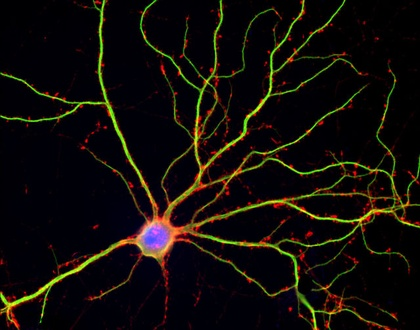
%> input picture src/Pratica5/neuron.jpg, 420 x 330 px, shrunk from 640 x 503 before the run
$ octave desafio.m   (GNU Octave 9; MATLAB toolbox functions it lacks are replaced by stand-ins)
%> lines starting %> are read from the running program, lines starting %| are printed output that depends on the picture; in (x1, y1, x2, y2) boxes, pixels count from 0 and x2, y2 are one past the last pixel; in counts of white or black regions, pixels touching at a corner belong together; the program's own positions count from 1
clear all;
close all;
pkg load image;
im = imread('neuron.jpg');
%> im is the input picture: size 330x420x3 uint8; mean R, G, B 17.7, 13.4, 9.5
x = 160;
imS1 = (im(:,:,1)) - (im(:,:,2)) - (im(:,:,3));
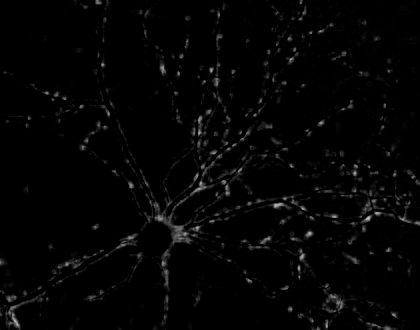
%> imS1: size 330x420 uint8; min 0, max 195, mean 4.3
imS2 = im(:,:,1);
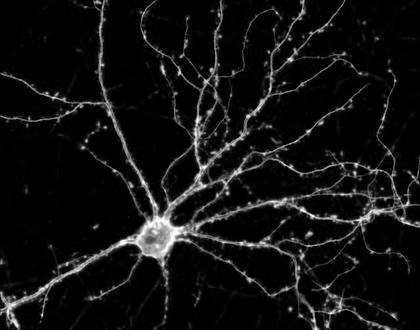
%> imS2: size 330x420 uint8; min 0, max 255, mean 17.7
for i = 1: size(im,1)
  for j = 1: size(im,2)
    if(imS2(i,j,1) < x )
     imS2(i,j,:) = 0;
   else
     imS2(i,j,:) = 255;
    endif
   if(im(i,j,3) > 160)
     imS2(i,j,:) = 0;
   endif
  endfor
endfor
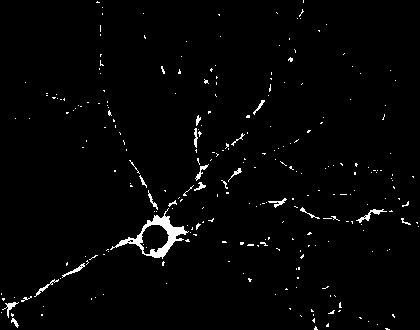
%> imS2: size 330x420 uint8; 2% white; 266 white regions (245 under 20 px), largest, box (x1, y1, x2, y2) and area: (110, 208, 189, 259) 861, (356, 209, 387, 223) 106, (2, 302, 19, 318) 73
subplot(1,3,1);
imshow(im);
title('Origial');
subplot(1,3,2);
imshow(imS1);
title('Saida 1');
subplot(1,3,3);
imshow(imS2);
title('Saida 2');
